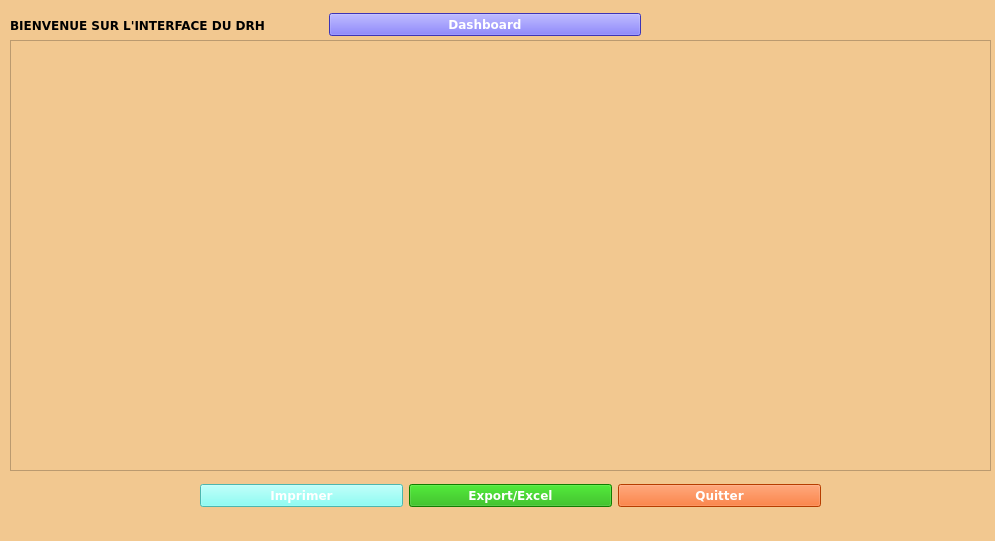
<?xml version="1.0" encoding="UTF-8"?>
<ui version="4.0">
 <class>DirecteurRH</class>
 <widget class="QMainWindow" name="DirecteurRH">
  <property name="geometry">
   <rect>
    <x>0</x>
    <y>0</y>
    <width>995</width>
    <height>541</height>
   </rect>
  </property>
  <property name="sizePolicy">
   <sizepolicy hsizetype="Fixed" vsizetype="Fixed">
    <horstretch>0</horstretch>
    <verstretch>0</verstretch>
   </sizepolicy>
  </property>
  <property name="windowTitle">
   <string>DIRECTEUR RH</string>
  </property>
  <property name="styleSheet">
   <string notr="true">background-color: rgb(242, 200, 144);</string>
  </property>
  <widget class="QWidget" name="centralwidget">
   <widget class="QWidget" name="horizontalLayoutWidget">
    <property name="geometry">
     <rect>
      <x>10</x>
      <y>10</y>
      <width>631</width>
      <height>30</height>
     </rect>
    </property>
    <layout class="QHBoxLayout" name="horizontalLayout">
     <item>
      <widget class="QLabel" name="label">
       <property name="font">
        <font>
         <family>Verdana</family>
         <weight>75</weight>
         <bold>true</bold>
        </font>
       </property>
       <property name="text">
        <string>BIENVENUE SUR L'INTERFACE DU DRH</string>
       </property>
      </widget>
     </item>
     <item>
      <widget class="QPushButton" name="pushButtonDashboard">
       <property name="font">
        <font>
         <family>Verdana</family>
         <weight>75</weight>
         <bold>true</bold>
        </font>
       </property>
       <property name="styleSheet">
        <string notr="true">background-color: rgb(85, 73, 255);
color: rgb(255, 255, 255);</string>
       </property>
       <property name="text">
        <string>Dashboard</string>
       </property>
       <property name="icon">
        <iconset resource="MesRessources.qrc">
         <normaloff>:/Images/dash.png</normaloff>:/Images/dash.png</iconset>
       </property>
       <property name="iconSize">
        <size>
         <width>16</width>
         <height>16</height>
        </size>
       </property>
      </widget>
     </item>
    </layout>
   </widget>
   <widget class="QWidget" name="formLayoutWidget_3">
    <property name="geometry">
     <rect>
      <x>0</x>
      <y>0</y>
      <width>2</width>
      <height>2</height>
     </rect>
    </property>
    <layout class="QFormLayout" name="formLayout_3"/>
   </widget>
   <widget class="QWidget" name="layoutWidget">
    <property name="geometry">
     <rect>
      <x>0</x>
      <y>0</y>
      <width>4</width>
      <height>4</height>
     </rect>
    </property>
    <layout class="QGridLayout" name="gridLayout">
     <item row="0" column="0">
      <layout class="QFormLayout" name="formLayout_4"/>
     </item>
    </layout>
   </widget>
   <widget class="QWidget" name="gridLayoutWidget">
    <property name="geometry">
     <rect>
      <x>200</x>
      <y>480</y>
      <width>621</width>
      <height>31</height>
     </rect>
    </property>
    <layout class="QGridLayout" name="gridLayout_2">
     <item row="0" column="1">
      <widget class="QPushButton" name="pushButtonExcel">
       <property name="font">
        <font>
         <family>Verdana</family>
         <weight>75</weight>
         <bold>true</bold>
        </font>
       </property>
       <property name="styleSheet">
        <string notr="true">background-color: rgb(23, 175, 0);
color: rgb(255, 255, 255);</string>
       </property>
       <property name="text">
        <string>Export/Excel</string>
       </property>
       <property name="icon">
        <iconset resource="MesRessources.qrc">
         <normaloff>:/Images/exporth.png</normaloff>:/Images/exporth.png</iconset>
       </property>
       <property name="iconSize">
        <size>
         <width>20</width>
         <height>20</height>
        </size>
       </property>
      </widget>
     </item>
     <item row="0" column="2">
      <widget class="QPushButton" name="pushButtonQuit">
       <property name="font">
        <font>
         <family>Verdana</family>
         <weight>75</weight>
         <bold>true</bold>
        </font>
       </property>
       <property name="styleSheet">
        <string notr="true">background-color: rgb(255, 85, 0);
color: rgb(255, 255, 255);
</string>
       </property>
       <property name="text">
        <string>Quitter</string>
       </property>
       <property name="icon">
        <iconset resource="MesRessources.qrc">
         <normaloff>:/Images/cancel.png</normaloff>:/Images/cancel.png</iconset>
       </property>
       <property name="iconSize">
        <size>
         <width>20</width>
         <height>20</height>
        </size>
       </property>
      </widget>
     </item>
     <item row="0" column="0">
      <widget class="QPushButton" name="pushButtonExport">
       <property name="font">
        <font>
         <family>Verdana</family>
         <weight>75</weight>
         <bold>true</bold>
        </font>
       </property>
       <property name="styleSheet">
        <string notr="true">color: rgb(255, 255, 255);
background-color: rgb(108, 255, 243);</string>
       </property>
       <property name="text">
        <string>Imprimer</string>
       </property>
       <property name="icon">
        <iconset resource="MesRessources.qrc">
         <normaloff>:/Images/impr.png</normaloff>:/Images/impr.png</iconset>
       </property>
       <property name="iconSize">
        <size>
         <width>20</width>
         <height>20</height>
        </size>
       </property>
      </widget>
     </item>
    </layout>
   </widget>
   <widget class="QTableView" name="tableView">
    <property name="geometry">
     <rect>
      <x>10</x>
      <y>40</y>
      <width>981</width>
      <height>431</height>
     </rect>
    </property>
    <property name="sizePolicy">
     <sizepolicy hsizetype="Minimum" vsizetype="Expanding">
      <horstretch>50</horstretch>
      <verstretch>0</verstretch>
     </sizepolicy>
    </property>
    <property name="font">
     <font>
      <family>Verdana</family>
      <weight>50</weight>
      <italic>true</italic>
      <bold>false</bold>
     </font>
    </property>
   </widget>
  </widget>
  <widget class="QMenuBar" name="menubar">
   <property name="geometry">
    <rect>
     <x>0</x>
     <y>0</y>
     <width>995</width>
     <height>21</height>
    </rect>
   </property>
  </widget>
  <widget class="QStatusBar" name="statusbar"/>
 </widget>
 <resources>
  <include location="MesRessources.qrc"/>
 </resources>
 <connections/>
</ui>
